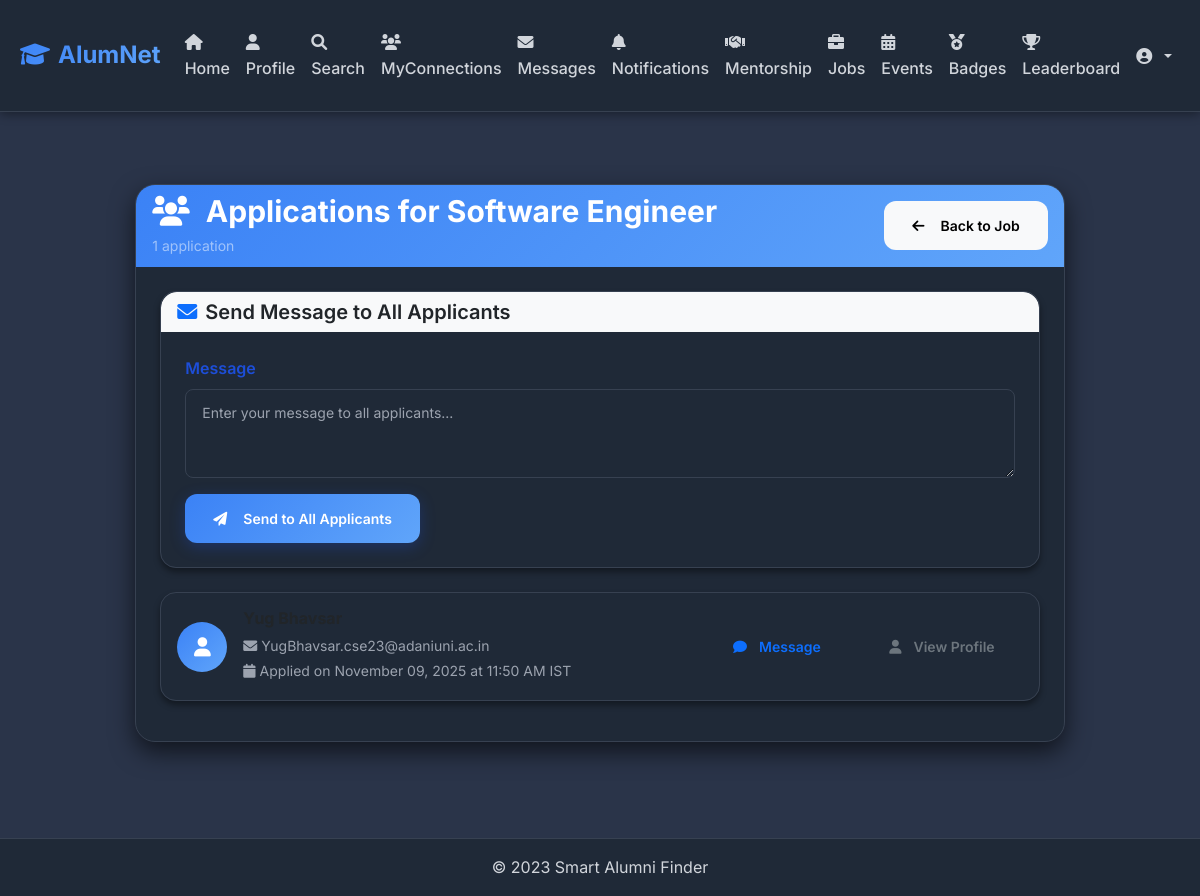
The page /view_applications/1 (signed in) on the database its author committed.
### models.py (models this page shows, shortened)
class Job(db.Model):
    id = db.Column(db.Integer, primary_key=True)
    user_id = db.Column(db.Integer, db.ForeignKey('user.id'), nullable=False)
    title = db.Column(db.String(200), nullable=False)
    description = db.Column(db.Text, nullable=False)
    job_type = db.Column(db.String(20), nullable=False)  # internship, job
    created_at = db.Column(db.DateTime, default=datetime.utcnow)
    user = db.relationship('User', backref=db.backref('jobs', lazy=True))

class JobApplication(db.Model):
    id = db.Column(db.Integer, primary_key=True)
    job_id = db.Column(db.Integer, db.ForeignKey('job.id'), nullable=False)
    applicant_id = db.Column(db.Integer, db.ForeignKey('user.id'), nullable=False)
    applied_at = db.Column(db.DateTime, default=datetime.utcnow)
    job = db.relationship('Job', backref=db.backref('applications', lazy=True))
    applicant = db.relationship('User', backref=db.backref('job_applications', lazy=True))

class User(db.Model):
    id = db.Column(db.Integer, primary_key=True)
    username = db.Column(db.String(80), unique=True, nullable=False)
    email = db.Column(db.String(120), unique=True, nullable=False)
    password = db.Column(db.String(120), nullable=False)
    role = db.Column(db.String(20), nullable=False)  # student, alumni, faculty
    alumni_id = db.Column(db.String(20), unique=True, nullable=True)  # For alumni
    faculty_id = db.Column(db.String(20), unique=True, nullable=True)  # For faculty
    batch_year = db.Column(db.Integer, nullable=True)
    skills = db.Column(db.Text, nullable=True)  # comma-separated
    created_at = db.Column(db.DateTime, default=datetime.utcnow)

### app.py (the view)
@app.route('/view_applications/<int:job_id>')
def view_applications(job_id):
    if 'user_id' not in session:
        return redirect(url_for('login'))
    job = Job.query.get_or_404(job_id)
    if job.user_id != session['user_id']:
        flash('You can only view applications for your own job posts!')
        return redirect(url_for('jobs'))
    applications = JobApplication.query.filter_by(job_id=job_id).all()
    return render_template('view_applications.html', job=job, applications=applications)

### templates/view_applications.html (shortened to what this page needs)
{% extends "base.html" %}
{% block content %}
<div class="applications-section py-5">
    <div class="container">
        <div class="row justify-content-center">
            <div class="col-lg-10">
                <div class="card shadow-lg rounded-xl mb-4">
                    <div class="card-header bg-gradient-primary text-white">
                        <div class="d-flex justify-content-between align-items-center">
                            <div>
                                <h2 class="mb-1 fw-bold">
                                    <i class="fas fa-users me-3"></i>Applications for {{ job.title }}
                                </h2>
                                <small class="text-white-50">{{ applications|length }} application{{ 's' if applications|length != 1 else '' }}</small>
                            </div>
                            <a href="{{ url_for('view_job', job_id=job.id) }}" class="btn btn-light">
                                <i class="fas fa-arrow-left me-2"></i>Back to Job
                            </a>
                        </div>
                    </div>
                    <div class="card-body p-4">
                        {% if applications %}
                        <div class="send-message-section mb-4">
                            <div class="card border rounded-lg">
                                <div class="card-header bg-light">
                                    <h5 class="mb-0">
                                        <i class="fas fa-envelope me-2 text-primary"></i>Send Message to All Applicants
                                    </h5>
                                </div>
                                <div class="card-body">
                                    <form method="POST" action="{{ url_for('send_message_to_applicants', job_id=job.id) }}">
                                        <div class="mb-3">
                                            <label for="message" class="form-label fw-semibold">Message</label>
                                            <textarea id="message" name="message" class="form-control" rows="3"
                                                      placeholder="Enter your message to all applicants..." required></textarea>
                                        </div>
                                        <button type="submit" class="btn btn-primary">
                                            <i class="fas fa-paper-plane me-2"></i>Send to All Applicants
                                        </button>
                                    </form>
                                </div>
                            </div>
                        </div>
                        <div class="applications-list">
                            {% for application in applications %}
                            <div class="application-item card border rounded-lg mb-3">
                                <div class="card-body p-3">
                                    <div class="d-flex align-items-center justify-content-between">
                                        <div class="d-flex align-items-center">
                                            <div class="avatar-circle me-3">
                                                <i class="fas fa-user text-white"></i>
                                            </div>
                                            <div>
                                                <h6 class="mb-1 fw-bold">{{ application.applicant.username }}</h6>
                                                <small class="text-muted">
                                                    <i class="fas fa-envelope me-1"></i>{{ application.applicant.email }}
                                                </small>
                                                <br>
                                                <small class="text-muted">
                                                    <i class="fas fa-calendar me-1"></i>Applied on {{ application.applied_at.strftime('%B %d, %Y at %I:%M %p') }} IST
                                                </small>
                                            </div>
                                        </div>
                                        <div class="application-actions">
                                            <a href="{{ url_for('chat', user_id=application.applicant.id) }}" class="btn btn-sm btn-outline-primary">
                                                <i class="fas fa-comment me-1"></i>Message
                                            </a>
                                            <a href="{{ url_for('view_profile', user_id=application.applicant.id) }}" class="btn btn-sm btn-outline-secondary ms-2">
                                                <i class="fas fa-user me-1"></i>View Profile
                                            </a>
                                        </div>
                                    </div>
                                </div>
                            </div>
                            {% endfor %}
                        </div>
                        {% else %}
                        <div class="text-center py-5">
                            <i class="fas fa-users fa-4x text-muted mb-3"></i>
                            <h5 class="text-muted">No Applications Yet</h5>
                            <p class="text-muted mb-0">Applications will appear here once candidates apply for your job.</p>
                        </div>
                        {% endif %}
                    </div>
                </div>
            </div>
        </div>
    </div>
</div>
{% endblock %}

### static/css/style.css (style rules this page uses)
:root { --primary-light: #1d4ed8; --primary-dark: #3b82f6; --accent-light: #7c3aed; --accent-dark: #a78bfa; --success-light: #059669; --success-dark: #10b981; --error-light: #dc2626; --error-dark: #ef4444; --background: #f8fafc; --surface: #ffffff; --surface-hover: #f1f5f9; --text-primary: #1e293b; --text-secondary: #475569; --text-muted: #64748b; --border: #e2e8f0; --border-hover: #cbd5e1; --shadow: rgba(0, 0, 0, 0.05); --shadow-hover: rgba(0, 0, 0, 0.1); --gradient-primary: linear-gradient(135deg, #1d4ed8, #3b82f6); --gradient-accent: linear-gradient(135deg, #7c3aed, #a78bfa); }
[data-theme="dark"] { --background: #2a3449; --surface: #1f2937; --surface-hover: #374151; --text-primary: #e5e7eb; --text-secondary: #d1d5db; --text-muted: #9ca3af; --border: #374151; --border-hover: #4b5563; --shadow: rgba(0, 0, 0, 0.4); --shadow-hover: rgba(0, 0, 0, 0.6); --gradient-primary: linear-gradient(135deg, #3b82f6, #60a5fa); --gradient-accent: linear-gradient(135deg, #8b5cf6, #a78bfa); }
* { box-sizing: border-box; }
body { background: var(--background); color: var(--text-primary); font-family: 'Inter', -apple-system, BlinkMacSystemFont, 'Segoe UI', Roboto, sans-serif; line-height: 1.6; margin: 0; min-height: 100vh; transition: background-color 0.3s ease, color 0.3s ease; }
.container { max-width: 1200px; margin: 0 auto; padding: 0 24px; }
h1, h2, h3, h4, h5, h6 { font-weight: 600; line-height: 1.2; margin: 0 0 16px 0; }
h2 { font-size: 1.875rem; }
.card { background: var(--surface); border: 1px solid var(--border); border-radius: 16px; box-shadow: 0 4px 6px var(--shadow); transition: all 0.3s ease; margin-bottom: 24px; overflow: hidden; }
.card-body { padding: 24px; }
.btn { border-radius: 12px; font-weight: 600; font-size: 0.875rem; padding: 14px 28px; text-decoration: none; transition: all 0.3s ease; border: none; cursor: pointer; display: inline-flex; align-items: center; justify-content: center; gap: 8px; position: relative; overflow: hidden; }
.btn::before { content: ''; position: absolute; top: 0; left: -100%; width: 100%; height: 100%; background: linear-gradient(90deg, transparent, rgba(255,255,255,0.2), transparent); transition: left 0.5s; }
.btn-primary { background: var(--gradient-primary); color: white; box-shadow: 0 4px 15px rgba(29, 78, 216, 0.3); }
.form-control { background: var(--surface); border: 1px solid var(--border); border-radius: 8px; color: var(--text-primary); font-size: 0.875rem; padding: 12px 16px; transition: border-color 0.2s ease, box-shadow 0.2s ease; width: 100%; }
.form-control::placeholder { color: var(--text-muted); }
.form-label { color: var(--text-primary); font-weight: 500; margin-bottom: 8px; display: block; }
textarea::placeholder, input::placeholder, select::placeholder { color: var(--text-muted) !important; opacity: 1; }
.row { display: flex; flex-wrap: wrap; margin: 0 -12px; }
@media (max-width: 1200px) { .container { max-width: 100%; padding: 0 20px; } }
.text-muted { color: var(--text-muted) !important; }
.mb-3 { margin-bottom: 16px; }
.mb-4 { margin-bottom: 24px; }
.d-flex { display: flex; }
.align-items-center { align-items: center; }
.justify-content-center { justify-content: center; }
.shadow-lg { box-shadow: 0 10px 25px var(--shadow-hover) !important; }
.bg-gradient-primary { background: var(--gradient-primary) !important; }
.rounded-xl { border-radius: 20px !important; }
.fw-semibold { color: var(--primary-light) !important; font-weight: 600 !important; }

### templates/view_applications.html (style rules this page uses)
.applications-section { min-height: 80vh; }
.card-header { border-bottom: none; border-radius: 16px 16px 0 0 !important; }
.avatar-circle { width: 50px; height: 50px; border-radius: 50%; background: var(--gradient-primary); display: flex; align-items: center; justify-content: center; font-size: 1.2rem; flex-shrink: 0; }
.application-item { transition: box-shadow 0.2s ease; }
.send-message-section .card { border-color: var(--border) !important; background: var(--surface-hover); }
[data-theme="dark"] .send-message-section .card { background: var(--card-bg); border-color: var(--border) !important; }
[data-theme="dark"] .application-item { background: var(--card-bg); border-color: var(--border) !important; }

### rows shown on the page
Job: title "Software Engineer"
JobApplication: applicant.email "YugBhavsar.cse23@adaniuni.ac.in", applied_at "November 09, 2025 at 11:50 AM"

### other values the page prints
{{ applications|length }} "1"
